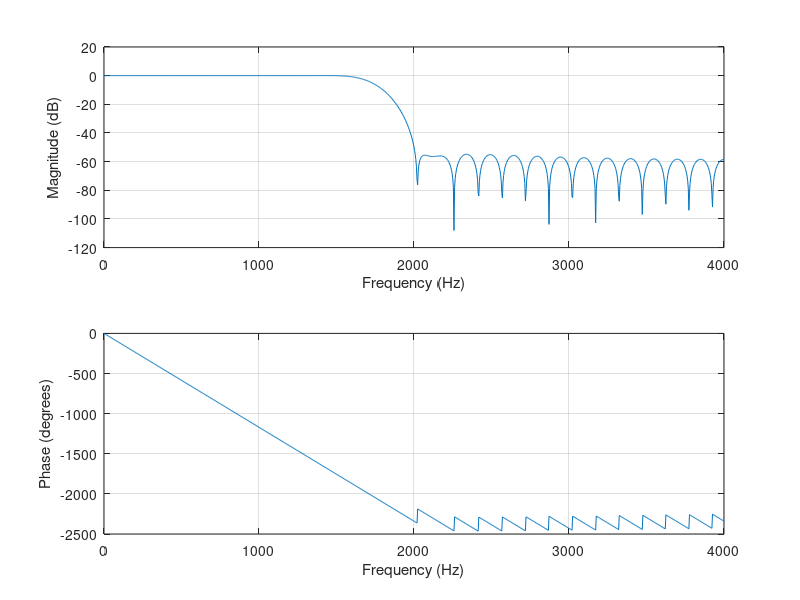

This chart was generated by the following MATLAB code:
function Filt_win

%This program uses the window method to design FIR filters. 
%The following windows are supported: Rectangular, Hamming, Hanning, Blackman, 				 
%and Kaiser. 							 

% ftype:  []  	 for lowpass  filter
%	  'high' for highpass filter
%	  [] 	 for bandpass filter
%	  'stop' for bandstop filter
% wtype:  1 for Rectangular window
%	  2 for Hamming window
%	  3 for Hanning window
%	  4 for Blackman window
%	  5 for Kaiser window

clear all;
wtype = 2 ;
Fs = 8000; 	%sampling frequency
n = 52;		%the order of the filter
Wn = 0.4375;    %normalised cutoff frequency (2*Fstop/Fs)
beta = 0; 	%Kaiser window beta parameter
ftype=[];	
window=[];	%Hamming window will be used if variable window is empty

if wtype==1
	window=ones(1,n+1);	%Rectangular window
elseif wtype==3
	window=hanning(n+1);	%Hanning window
elseif wtype==4
	window=blackman(n+1);	%Blackman window
elseif wtype==5
	window=kaiser(n+1,beta);%Kaiser window
end
b = fir1(n,Wn,ftype,window)

% Plot the frequency response
freqz(b,1,1024,Fs);
